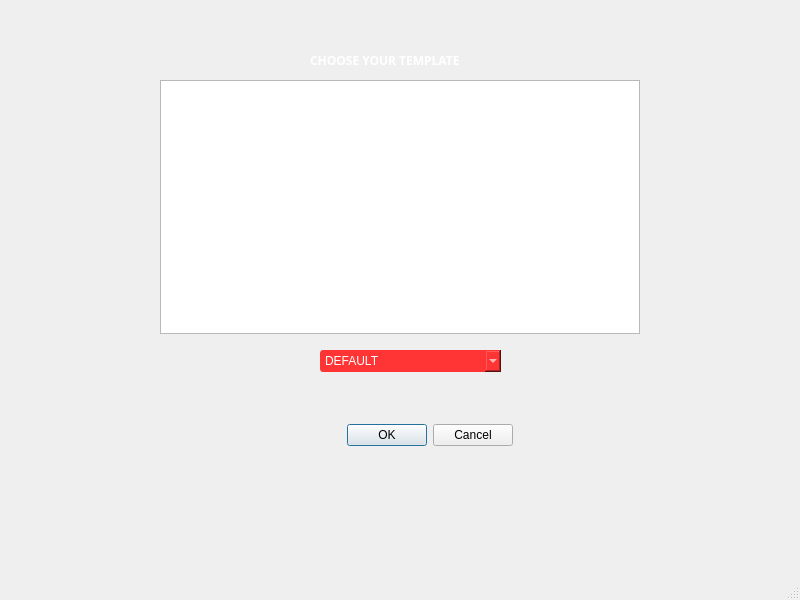
<?xml version="1.0" encoding="UTF-8"?>
<ui version="4.0">
 <class>templating</class>
 <widget class="QMainWindow" name="templating">
  <property name="geometry">
   <rect>
    <x>0</x>
    <y>0</y>
    <width>800</width>
    <height>600</height>
   </rect>
  </property>
  <property name="windowTitle">
   <string>MainWindow</string>
  </property>
  <widget class="QWidget" name="centralwidget">
   <widget class="QComboBox" name="comboBox">
    <property name="geometry">
     <rect>
      <x>320</x>
      <y>350</y>
      <width>181</width>
      <height>22</height>
     </rect>
    </property>
    <property name="styleSheet">
     <string notr="true">background-color:#ff3535;
font: 75 8pt &quot;Nevis&quot;;
color:white;
border-radius: 3px;</string>
    </property>
    <item>
     <property name="text">
      <string>DEFAULT</string>
     </property>
    </item>
    <item>
     <property name="text">
      <string>FLAT #1</string>
     </property>
    </item>
   </widget>
   <widget class="QGraphicsView" name="graphicsView">
    <property name="geometry">
     <rect>
      <x>160</x>
      <y>80</y>
      <width>480</width>
      <height>254</height>
     </rect>
    </property>
    <property name="minimumSize">
     <size>
      <width>480</width>
      <height>254</height>
     </size>
    </property>
   </widget>
   <widget class="QLabel" name="label">
    <property name="geometry">
     <rect>
      <x>310</x>
      <y>40</y>
      <width>191</width>
      <height>41</height>
     </rect>
    </property>
    <property name="font">
     <font>
      <family>Nevis</family>
      <weight>75</weight>
      <bold>true</bold>
     </font>
    </property>
    <property name="styleSheet">
     <string notr="true">color:white;
</string>
    </property>
    <property name="text">
     <string>CHOOSE YOUR TEMPLATE</string>
    </property>
   </widget>
   <widget class="QDialogButtonBox" name="buttonBox">
    <property name="geometry">
     <rect>
      <x>320</x>
      <y>420</y>
      <width>193</width>
      <height>31</height>
     </rect>
    </property>
    <property name="standardButtons">
     <set>QDialogButtonBox::Cancel|QDialogButtonBox::Ok</set>
    </property>
   </widget>
  </widget>
  <widget class="QStatusBar" name="statusbar"/>
 </widget>
 <resources/>
 <connections/>
</ui>
